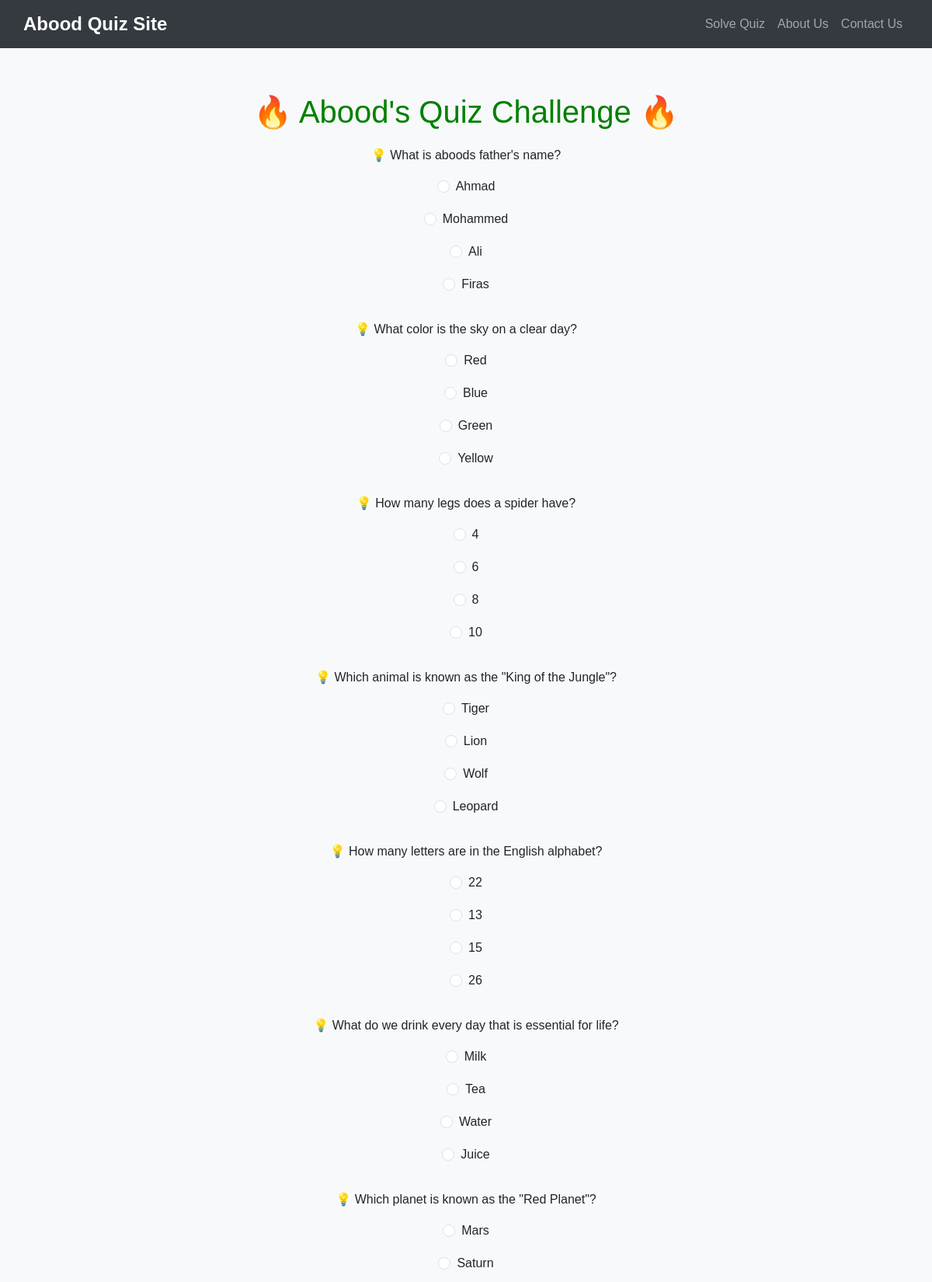
The app's page / (signed in, upper part) with its own data.
### quiz_app/models.py (models this page shows, shortened)
class Question(models.Model):
    text = models.CharField(max_length=200)

class Answer(models.Model):
    question = models.ForeignKey(Question, on_delete=models.CASCADE)
    text = models.CharField(max_length=200)
    is_correct = models.BooleanField(default=False)

### quiz_app/views.py (the view)
# urls.py: path('', views.quiz_view, name='quiz'),
@login_required
def quiz_view(request):
    questions = Question.objects.all()
    return render(request, 'quiz/quiz.html', {'questions': questions})

### quiz_app/templates/quiz/quiz.html (shortened to what this page needs)
{% extends 'quiz/base.html' %}
{% block content %}
<div class="quiz-container">
    <h1>🔥 Abood's Quiz Challenge 🔥</h1>
    <form method="post" action="{% url 'submit_quiz' %}">
        {% for question in questions %}
            <div class="mb-3">
                <p class="question">💡 {{ question.text }}</p>
                {% for answer in question.answer_set.all %}
                    <div class="form-check">
                        <input class="form-check-input" type="radio"
                               name="question_{{ question.id }}"
                               value="{{ answer.id }}"
                               id="answer_{{ answer.id }}"
                               required>
                        <label class="form-check-label" for="answer_{{ answer.id }}">
                            {{ answer.text }}
                        </label>
                    </div>
                {% endfor %}
            </div>
        {% endfor %}
    </form>
</div>
{% endblock %}

### quiz_app/templates/quiz/base.html (shortened to what this page needs)
{% load static %}
<!DOCTYPE html>
<html lang="en">
<head>
    <link href="https://cdn.jsdelivr.net/npm/bootstrap@5.3.0/dist/css/bootstrap.min.css" rel="stylesheet">
    <link href="{% static 'css/styles.css' %}" rel="stylesheet">
</head>
<body>
    <header>
        <nav class="navbar navbar-expand-lg navbar-dark container">
            <a class="navbar-brand" href="/companylist">Abood Quiz Site</a>
            <div class="collapse navbar-collapse" id="navbarNav">
                <ul class="navbar-nav ms-auto">
                    <li class="nav-item"><a class="nav-link" href="{% url 'quiz' %}">Solve Quiz</a></li>
                    <li class="nav-item"><a class="nav-link" href="{% url 'about' %}">About Us</a></li>
                    <li class="nav-item"><a class="nav-link" href="{% url 'contact' %}">Contact Us</a></li>
                </ul>
            </div>
        </nav>
    </header>
    <main class="container my-5">
        {% block content %}{% endblock %}
    </main>
</body>
</html>

### quiz_app/static/styles.css (style rules this page uses)
h1 { margin: 10px auto 20px auto; color: green; display: block; }
input { width: 300px; height: 25px; display: block; margin-bottom: 20px; }
div { display: flex; flex-direction: column; align-items: center; }

### quiz_app/templates/quiz/base.html (style rules this page uses)
body { background-color: #f8f9fa; font-family: Arial, sans-serif; }
header, footer { background-color: #343a40; color: white; }
.navbar-brand { font-size: 1.5rem; font-weight: bold; }

### records on screen
Question: text "What is aboods father's name?"
Answer: text "Ahmad"
Answer: text "Mohammed"
Answer: text "Ali"
Answer: text "Firas"
Question: text "What color is the sky on a clear day?"
Answer: text "Red"
Answer: text "Blue"
Answer: text "Green"
Answer: text "Yellow"
Question: text "How many legs does a spider have?"
Answer: text "4"
Answer: text "6"
Answer: text "8"
Answer: text "10"
Question: text "Which animal is known as the \"King of the Jungle\"?"
Answer: text "Tiger"
Answer: text "Lion"
Answer: text "Wolf"
Answer: text "Leopard"
Question: text "How many letters are in the English alphabet?"
Answer: text "22"
Answer: text "13"
Answer: text "15"
Answer: text "26"
Question: text "What do we drink every day that is essential for life?"
Answer: text "Milk"
Answer: text "Tea"
Answer: text "Water"
Answer: text "Juice"
Question: text "Which planet is known as the \"Red Planet\"?"
Answer: text "Mars"
Answer: text "Saturn"
